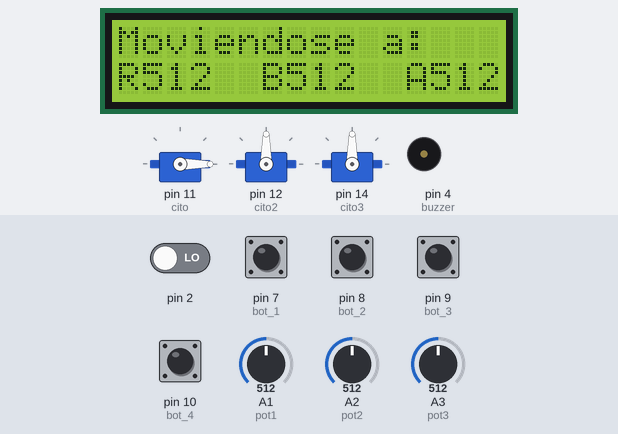
Simulated run of this sketch. Board: Arduino Uno, built with avr-gcc and run on an emulated ATmega328P. Parts: 3 × servo, 16×2 character LCD, buzzer (waves = sounding). The test bench sets the inputs (shaded band); at power-on: pin 7 (bot_1), pin 8 (bot_2), pin 9 (bot_3), pin 10 (bot_4) HIGH, pin 2 LOW, A1 (pot1) = 512, A2 (pot2) = 512, A3 (pot3) = 512.

Above: at 1.3 s.
1.4 s: pin 2 driven HIGH
At 3.6 s:
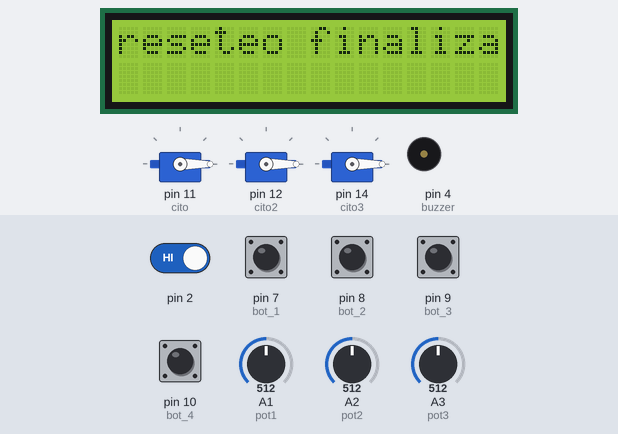
6.3 s: pin 7 (bot_1) pulled LOW for 2.45 s
At 9.6 s:
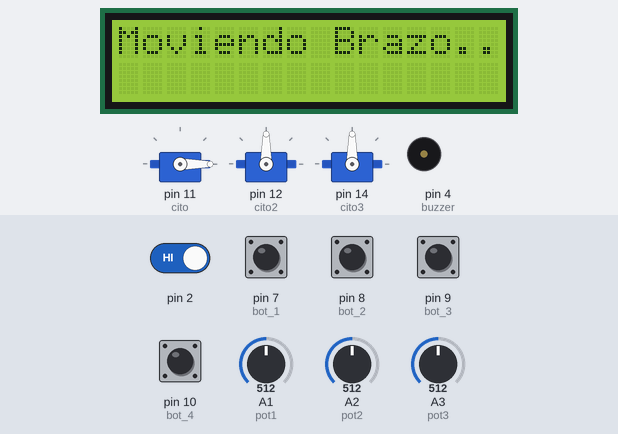
11.4 s: A1 (pot1) set to 716
At 13.4 s:
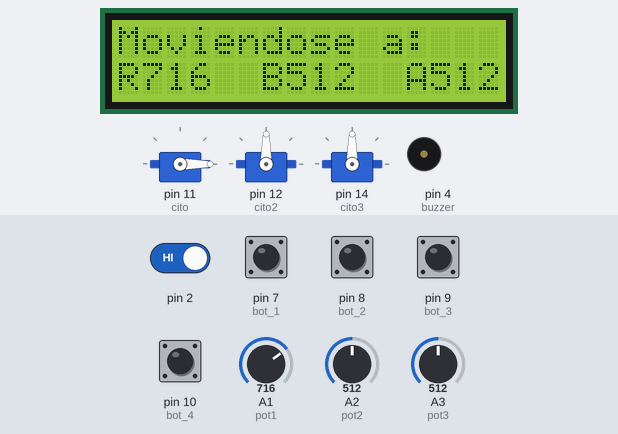
17.8 s: A2 (pot2) set to 716
At 19.3 s:
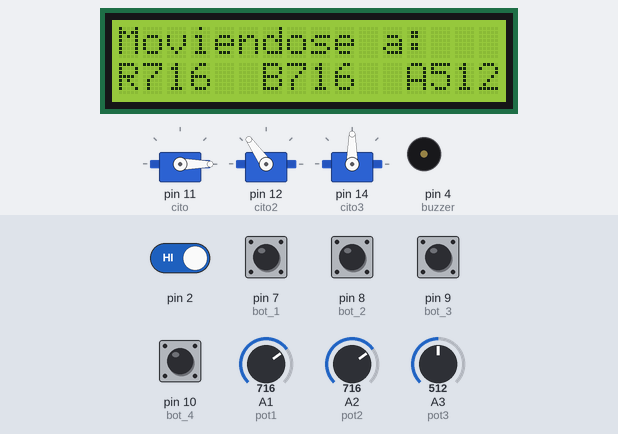
23.8 s: A3 (pot3) set to 716
At 25.2 s:
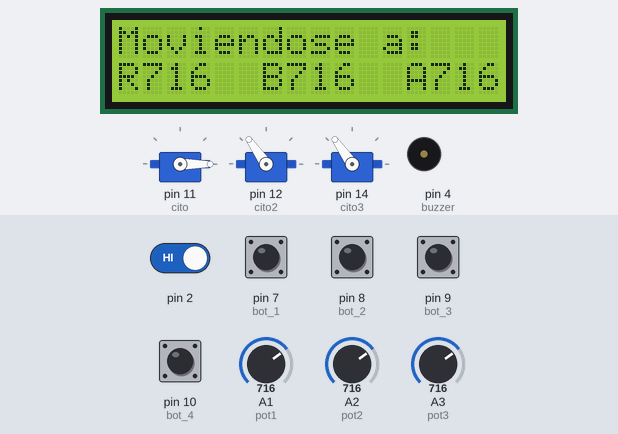
30.1 s: A1 (pot1) set to 900
At 31.2 s:
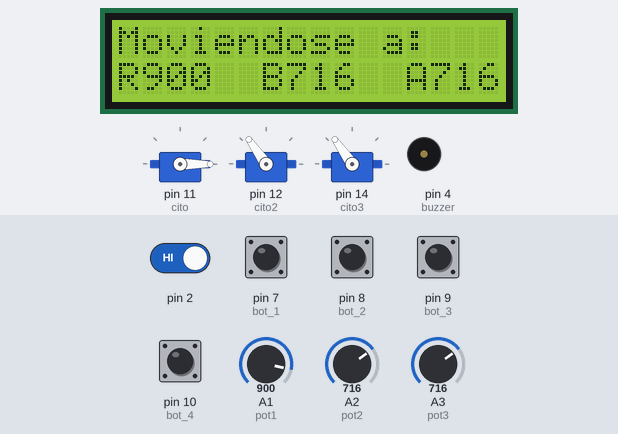
Timing chart, 0 to 37.5 s (numbered marks = the images above; inputs shaded):
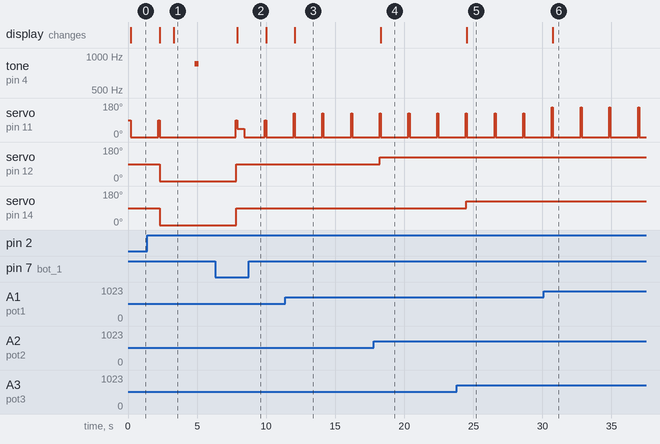

Measured:
- after the input at 1.4 s, tone on pin 4 (buzzer): silent → 850 Hz after 3.4 s, → silent 0.30 s later; servo on pin 11 (cito): goes on until 2.3 s, then stays 0°; servo on pin 12 (cito2), servo on pin 14 (cito3): 90° → 0° after 0.90 s; the display: first changes after 0.90 s (image 1 shows a later state)
- after the input at 6.3 s, the display: changes after 1.6 s (image 2)
- after the input at 11.4 s, the display: changes after 0.67 s (image 3)
- after the input at 17.8 s, servo on pin 12 (cito2): 90° → 125° after 0.44 s; the display: changes after 0.50 s (image 4)
- after the input at 23.8 s, servo on pin 14 (cito3): 90° → 125° after 0.69 s; the display: changes after 0.73 s (image 5)
- after the input at 30.1 s, the display: changes after 0.67 s (image 6)

The sketch:

sketch_practica_2.ino
```cpp
#include <LiquidCrystal.h>
#include <Servo.h>
#include <Wire.h>               //librerias de pantalla LCD, Sensor de temperatura y RTC
#include <LiquidCrystal_I2C.h>


#define lcdAddress 0x27  //configuracion de la lcd
#define filas 2
#define columnas 16
LiquidCrystal_I2C lcd(lcdAddress, columnas, filas);
#define SDA A4
#define SCL A5


#define buzzer 4                          //configuracion del buzzer

int frecuencia = 850;
int duracion = 300;

#define bot_1 7
#define bot_2 8
#define bot_3 9
#define bot_4 10
#define pot1 A1
#define pot2 A2
#define pot3 A3
int valor;
int valor2;
int valor3;
int val;
int val2;
int val3;
bool valor_reset = 0;
int botonstdo = 0;
int botonstdo2 = 0;
int botonstdo3 = 0;
int botonstdo4 = 0;
int valbtn = 0;
int valbtn2 = 0;
int valbtn3 = 0;
int valbtn4 = 0;
Servo cito; //variable para poder usar el servomotor
Servo cito2;
Servo cito3;

void setup() {
  // put your setup code here, to run once:
  Serial.begin(9600);

  cito.attach(11);//activamos el pin del servo
  cito2.attach(12);
  cito3.attach(14);

  pinMode(bot_1, INPUT);
  pinMode(bot_2, INPUT);
  pinMode(bot_3, INPUT);
  pinMode(bot_4, INPUT);
  pinMode(buzzer, OUTPUT);
  attachInterrupt(digitalPinToInterrupt(2), reset, HIGH); //Se configuraciones las interrupciones


lcd.begin(16, 2);
lcd.init();       //inicializacion del LCD
lcd.backlight();  //luz del fondo de la LCD

}

void loop() {
servos();

if(valor_reset == 1){
lcd.clear();
lcd.setCursor(0,0);
lcd.print("RESETEO...");
cito.write(0);
cito2.write(0);
cito3.write(0);
delay(1000);
lcd.clear();
lcd.setCursor(0,0);
lcd.print("reseteo finalizado");
delay(1500);
tone(buzzer,frecuencia, duracion);
delay(1000);
valor_reset=0;
}

if (digitalRead(bot_1) == 0) {
  lcd.clear();
  lcd.setCursor(0,0);
  lcd.print("Moviendo Brazo...");
  digitalWrite(pot1, LOW);
  digitalWrite(pot2, LOW);
  digitalWrite(pot3, LOW);
  cito.write (45);
 delay(500);
}
else{
  cito.write(0);
 delay(500);
}

if (digitalRead(bot_2) == 0) {
  lcd.clear();
  lcd.setCursor(0,0);
  lcd.print("Moviendo Brazo...");
  digitalWrite(pot1, LOW);
  digitalWrite(pot2, LOW);
  digitalWrite(pot3, LOW);
  cito.write (90);
 delay(500);
}
else{
  cito.write(0);
 delay(500);
}

if (digitalRead(bot_3) == 0) {
  lcd.clear();
  lcd.setCursor(0,0);
  lcd.print("Moviendo Brazo...");
  digitalWrite(pot1, LOW);
  digitalWrite(pot2, LOW);
  digitalWrite(pot3, LOW);
  cito.write (130);
 delay(500);
}
else{
  cito.write(0);
 delay(500);
}

if (digitalRead(bot_4) == 0) {
  lcd.clear();
  lcd.setCursor(0,0);
  lcd.print("Moviendo Brazo...");
  digitalWrite(pot1, LOW);
  digitalWrite(pot2, LOW);
  digitalWrite(pot3, LOW);
  cito.write (180);
 delay(500);
}
else{
  cito.write(0);
 delay(500);
}

}

void reset(){
  valor_reset= 1;
  return valor_reset;


}

void servos (){
valor = analogRead(pot1);
val = map(valor, 0, 1023, 0, 180);
cito.write(val);
delay(15);

valor2 = analogRead(pot2);
val2 = map(valor2, 0, 1023, 0, 180);
cito2.write(val2);
delay(15);

valor3 = analogRead(pot3);
val3 = map(valor3, 0, 1023, 0, 180);
cito3.write(val3);
delay(15);

lcd.clear();
lcd.print("Moviendose a:   ");
lcd.setCursor(0,1);
lcd.print("R");
lcd.print(valor);
lcd.setCursor(6,1);
lcd.print("B");
lcd.print(valor2);
lcd.setCursor(12,1);
lcd.print("A");
lcd.print(valor3);
}
```
